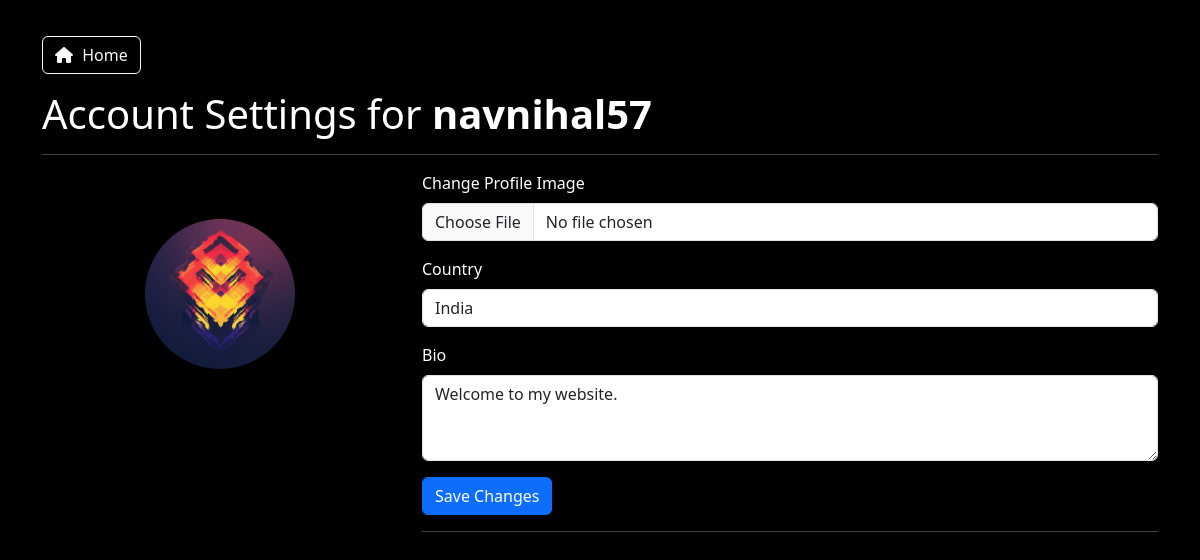
Page /details (signed in) on the committed database.
### home/models.py (models this page shows, shortened)
class Profile(models.Model):
    user = models.ForeignKey(User, on_delete=models.CASCADE)
    id_user = models.IntegerField()
    bio = models.TextField(blank=True)
    profileimg = models.ImageField(upload_to='profile_images', default='default.jpg')
    location = models.CharField(max_length=100, blank=True)

### home/views.py (the view, shortened to what this page needs)
# urls.py: path('details', views.details, name='details'),
@login_required(login_url='login')
def details(request):
    user_profile  = Profile.objects.get(user=request.user)
    return render(request, 'details.html', {'user_profile': user_profile})

### templates/details.html (shortened to what this page needs)
<!DOCTYPE html>
<html lang="en">
<head>
  <link rel="stylesheet" href="https://cdn.jsdelivr.net/npm/bootstrap@5.3.0/dist/css/bootstrap.min.css">
</head>
<body>
  <div class="container">
    <a href="/" class="btn btn-outline-light my-3">
      <i class="fa-sharp fa-solid fa-house"></i>
      Home
    </a><br>
    <h1>Account Settings for <b>{{user.username}}</b></h1>
    <hr>
    <div class="row">
      <div class="col-md-4 my-5" style="text-align: center;">
        <img src="{{user_profile.profileimg.url}}" alt="Profile Picture" class="profile-picture"><br>
      </div>
      <div class="col-md-8">
        <form action="" method="POST" enctype="multipart/form-data">
          <div class="mb-3">
            <label class="form-label">Change Profile Image</label>
            <input type="file" class="form-control" name="profileimg">
          </div>
          <div class="mb-3">
            <label class="form-label">Country</label>
            <input type="text" class="form-control" name="location" value="{{user_profile.location}}">
          </div>
          <div class="mb-3">
            <label for="bio" class="form-label">Bio</label>
            <textarea class="form-control" name="bio" rows="3">{{user_profile.bio}}</textarea>
          </div>
          <button type="submit" class="btn btn-primary">Save Changes</button>
        </form>
        <hr>
      </div>
    </div>
  </div>
</body>
</html>

### templates/details.html (style rules this page uses)
body { background-color: black; color: white; padding: 20px; }
i { padding-right: 5px; }
.profile-picture { width: 150px; height: 150px; object-fit: cover; border-radius: 50%; }

### rows in the picture
Profile: profileimg (picture), location "India", bio "Welcome to my website."

### other values in the picture
{{ user.username }} "navnihal57"
